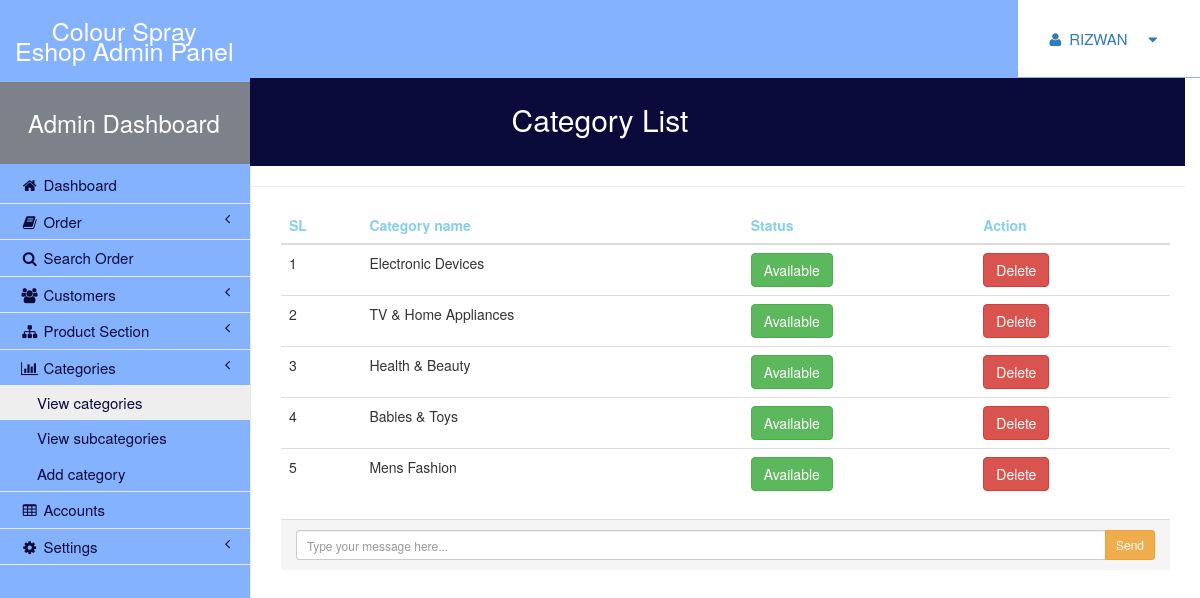
The app's page /admin/category.php (signed in) with its own data.
### tables this page shows
CREATE TABLE IF NOT EXISTS `categories` (
`cat_id` int(100) NOT NULL,
  `cat_title` text NOT NULL,
  `status` int(20) NOT NULL,
  `image` varchar(100) NOT NULL
);

### admin/category.php (the view, shortened to what this page needs)
<?php include"header.php";?>
 <div class="col-lg-12">
                  <center> <h2 style="background-color:#0B0B3B;padding:30px;color:white;"> Category List </h2></center> <hr/>
               </div>
<div id="page-wrapper">
						<table class="table">
   <thead>
     <tr style="color:skyblue;">
       <th>SL</th>
       <th>Category name</th>
	<th>Status</th>
	<th>Action</th>
     </tr>
   </thead>
   <tbody>
						<?php
						$product_query = "SELECT * FROM categories ";
						$run_query = mysqli_query($con,$product_query);
						if(mysqli_num_rows($run_query) > 0){
	$sl = 0;
									while($row = mysqli_fetch_array($run_query)){
										$sl++;
										$product_cat   = $row['cat_title'];
										$status = $row['status'];
										?>
									  <tr>
										<td><?php echo $sl; ?></td>
										<td><?php echo $product_cat; ?></td>
										<td>
										<?php
										if($status==1)
										{
											echo" <a class='btn btn-success'> Available</a>";
										}
										else
										{
											echo"<a class='btn btn-warning'> Unavailable</a>";
										}
										?></td>
										<td>
										<form action="insertpro.php" method="post">
										<input type="submit" name="catdelete" class="btn btn-danger" value="Delete">
										</form>
										</td>
									  </tr>
						<?php
	}
						}
						?>
				 </tbody>
 </table>
					 <?php include"footer.php";?>

### records on screen
categories: cat_title "Electronic Devices", status "Available"
categories: cat_title "TV & Home Appliances", status "Available"
categories: cat_title "Health & Beauty", status "Available"
categories: cat_title "Babies & Toys", status "Available"
categories: cat_title "Mens Fashion", status "Available"

### other values on screen
$_SESSION['name'] "RIZWAN"
